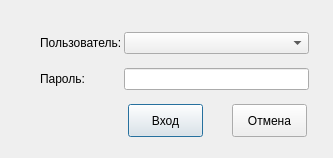
<?xml version="1.0" encoding="UTF-8"?>
<ui version="4.0">
 <class>LoginUser</class>
 <widget class="QDialog" name="LoginUser">
  <property name="windowModality">
   <enum>Qt::ApplicationModal</enum>
  </property>
  <property name="geometry">
   <rect>
    <x>0</x>
    <y>0</y>
    <width>333</width>
    <height>158</height>
   </rect>
  </property>
  <property name="windowTitle">
   <string>Авторизация пользователя</string>
  </property>
  <property name="styleSheet">
   <string notr="true"/>
  </property>
  <property name="modal">
   <bool>true</bool>
  </property>
  <widget class="QComboBox" name="userName">
   <property name="geometry">
    <rect>
     <x>124</x>
     <y>32</y>
     <width>185</width>
     <height>22</height>
    </rect>
   </property>
  </widget>
  <widget class="QLineEdit" name="password">
   <property name="geometry">
    <rect>
     <x>124</x>
     <y>68</y>
     <width>185</width>
     <height>22</height>
    </rect>
   </property>
   <property name="echoMode">
    <enum>QLineEdit::Password</enum>
   </property>
  </widget>
  <widget class="QLabel" name="label">
   <property name="geometry">
    <rect>
     <x>40</x>
     <y>32</y>
     <width>81</width>
     <height>22</height>
    </rect>
   </property>
   <property name="text">
    <string>Пользователь:</string>
   </property>
  </widget>
  <widget class="QLabel" name="label_2">
   <property name="geometry">
    <rect>
     <x>40</x>
     <y>68</y>
     <width>81</width>
     <height>22</height>
    </rect>
   </property>
   <property name="text">
    <string>Пароль:</string>
   </property>
  </widget>
  <widget class="QPushButton" name="chancel">
   <property name="geometry">
    <rect>
     <x>232</x>
     <y>104</y>
     <width>75</width>
     <height>33</height>
    </rect>
   </property>
   <property name="text">
    <string>Отмена</string>
   </property>
   <property name="autoDefault">
    <bool>false</bool>
   </property>
   <property name="flat">
    <bool>false</bool>
   </property>
  </widget>
  <widget class="QPushButton" name="login">
   <property name="geometry">
    <rect>
     <x>128</x>
     <y>104</y>
     <width>75</width>
     <height>33</height>
    </rect>
   </property>
   <property name="text">
    <string>Вход</string>
   </property>
   <property name="default">
    <bool>true</bool>
   </property>
   <property name="flat">
    <bool>false</bool>
   </property>
  </widget>
  <widget class="QLabel" name="warr">
   <property name="geometry">
    <rect>
     <x>40</x>
     <y>7</y>
     <width>273</width>
     <height>17</height>
    </rect>
   </property>
   <property name="font">
    <font>
     <pointsize>11</pointsize>
     <weight>75</weight>
     <bold>true</bold>
    </font>
   </property>
   <property name="styleSheet">
    <string notr="true">color:Red;</string>
   </property>
   <property name="frameShape">
    <enum>QFrame::NoFrame</enum>
   </property>
   <property name="frameShadow">
    <enum>QFrame::Raised</enum>
   </property>
   <property name="text">
    <string/>
   </property>
   <property name="textFormat">
    <enum>Qt::PlainText</enum>
   </property>
  </widget>
 </widget>
 <resources/>
 <connections/>
</ui>
